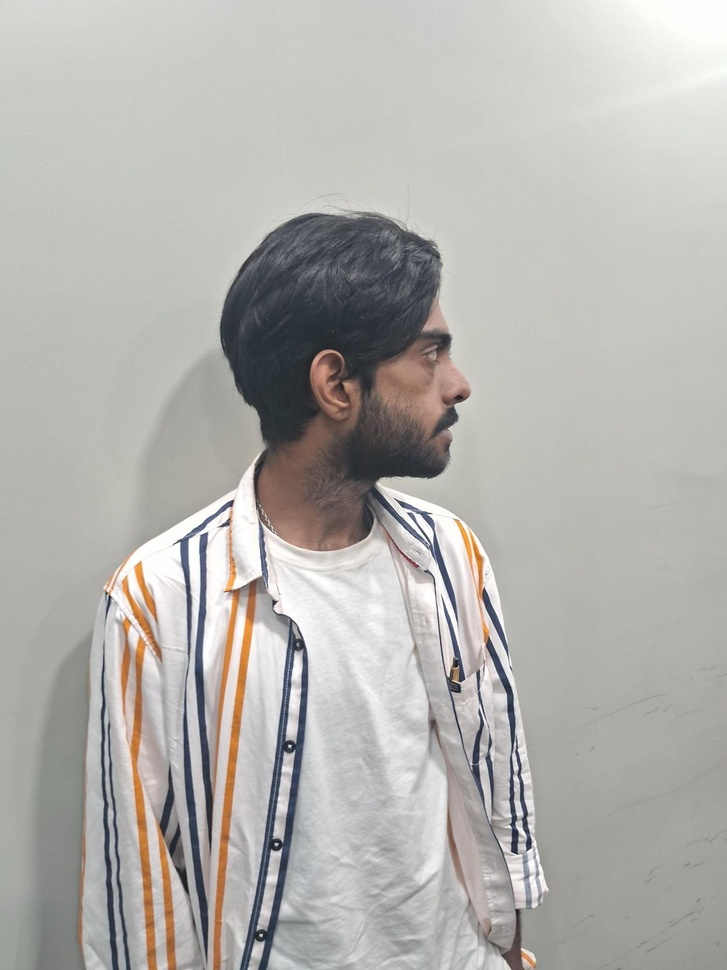
#> input picture test_images/CEO/CEO/Media (1).jpg, 727 x 970 px, shrunk from 1247 x 1663 before the run
$ python -i low_light.py   (imports and definitions only)
#> lines starting #> are read from the running program, lines starting #| are printed output that depends on the picture
#> further down, picture is the input picture: shape (970, 727, 3); mean B, G, R 174, 177.5, 179.2
"""Conservative low-light enhancement for detector input only."""

from __future__ import annotations

import cv2
import numpy as np


def lime_enhance(image: np.ndarray) -> np.ndarray:
    """Improve dark detector input while preserving the source image.

    This is a bounded LIME-style illumination correction. It is intentionally
    used only before face detection; SFace alignment and embedding extraction
    continue to use the original pixels.
    """

    if not isinstance(image, np.ndarray) or image.ndim != 3 or image.shape[2] != 3:
        raise ValueError("LIME enhancement requires a BGR image.")
    if image.size == 0:
        raise ValueError("LIME enhancement requires a non-empty image.")
    source = image.astype(np.float32) / 255.0
    illumination = np.max(source, axis=2)
    illumination = cv2.GaussianBlur(illumination, (0, 0), sigmaX=15)
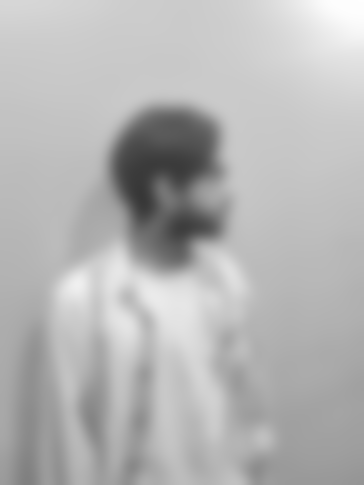
#> illumination: shape (970, 727) float32 (shown at 1/2 size); min 0.218, max 0.996, mean 0.71
    illumination = np.clip(illumination, 0.08, 1.0)
    # Gentle gamma avoids lifting noise as aggressively as histogram equalize.
    gain = np.power(illumination, -0.35)[..., None]
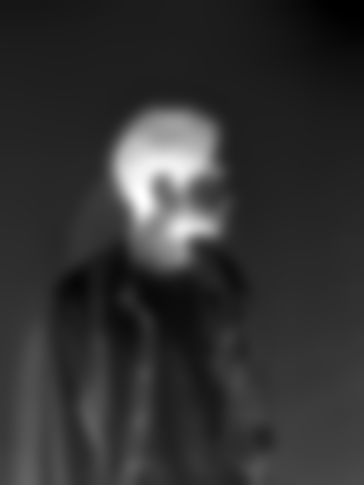
#> gain: shape (970, 727, 1) float32 (shown at 1/2 size); min 1, max 1.71, mean 1.14; drawn with min black and max white
    enhanced = np.clip(source * gain, 0.0, 1.0)
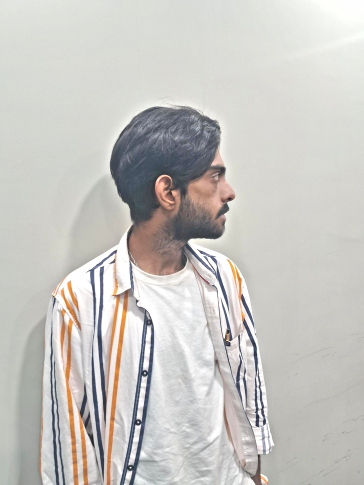
#> enhanced: shape (970, 727, 3) float32 (shown at 1/2 size); mean B, G, R 0.763, 0.778, 0.786
    return np.ascontiguousarray(np.round(enhanced * 255.0).astype(np.uint8))


def enhance_ndi_frame(image: np.ndarray) -> np.ndarray:
    """Conservative LIME plus CLAHE enhancement for live NDI frames."""
    enhanced = lime_enhance(image)
    lab = cv2.cvtColor(enhanced, cv2.COLOR_BGR2LAB)
#> lab: shape (970, 727, 3); mean of channels 0, 1, 2 203.6, 128.1, 130.1
    light, a_channel, b_channel = cv2.split(lab)
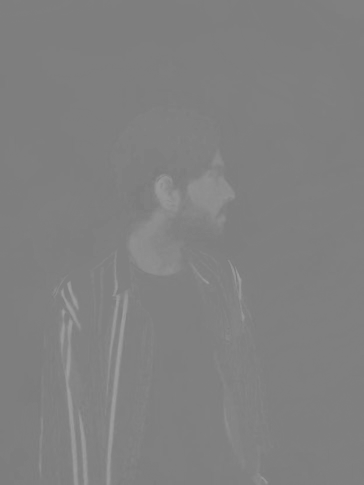
#> a_channel: shape (970, 727) (shown at 1/2 size); min 121, max 160, mean 128.1
    light = cv2.createCLAHE(clipLimit=1.6, tileGridSize=(8, 8)).apply(light)
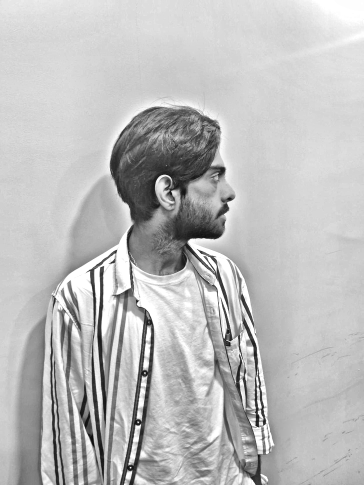
#> light: shape (970, 727) (shown at 1/2 size); min 6, max 255, mean 189
    return np.ascontiguousarray(cv2.cvtColor(
        cv2.merge((light, a_channel, b_channel)), cv2.COLOR_LAB2BGR
    ))
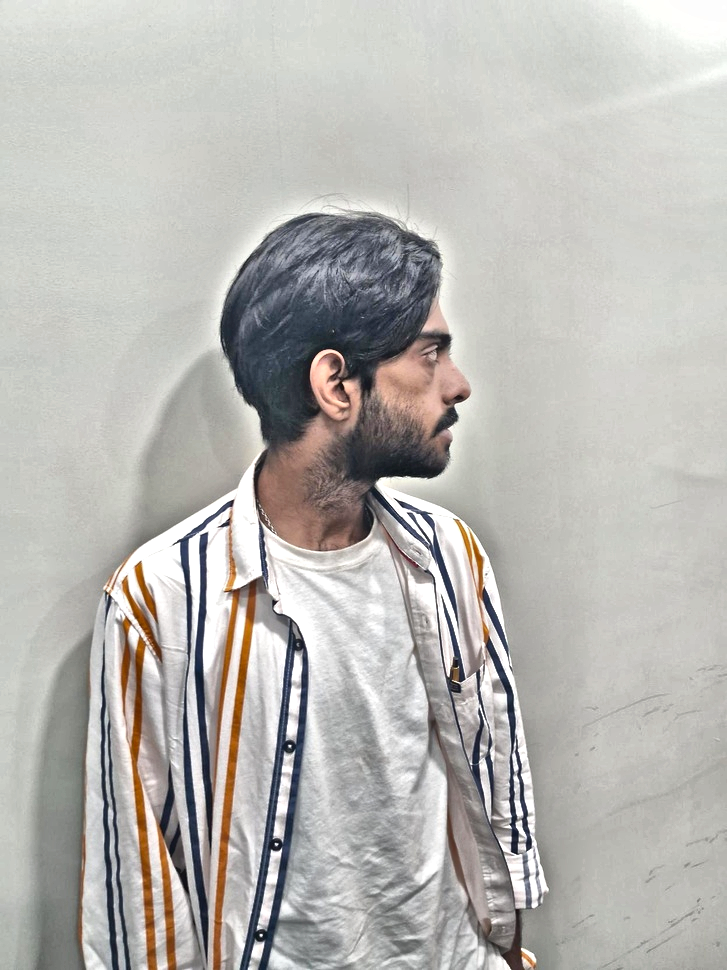
#> returned value: shape (970, 727, 3); mean B, G, R 179.5, 183.3, 185

>>> import cv2
>>> picture = cv2.imread('../test_images/CEO/CEO/Media (1).jpg')
>>> result = enhance_ndi_frame(picture)

$ run again, on test_images/CEO/CEO/Media (2).jpg
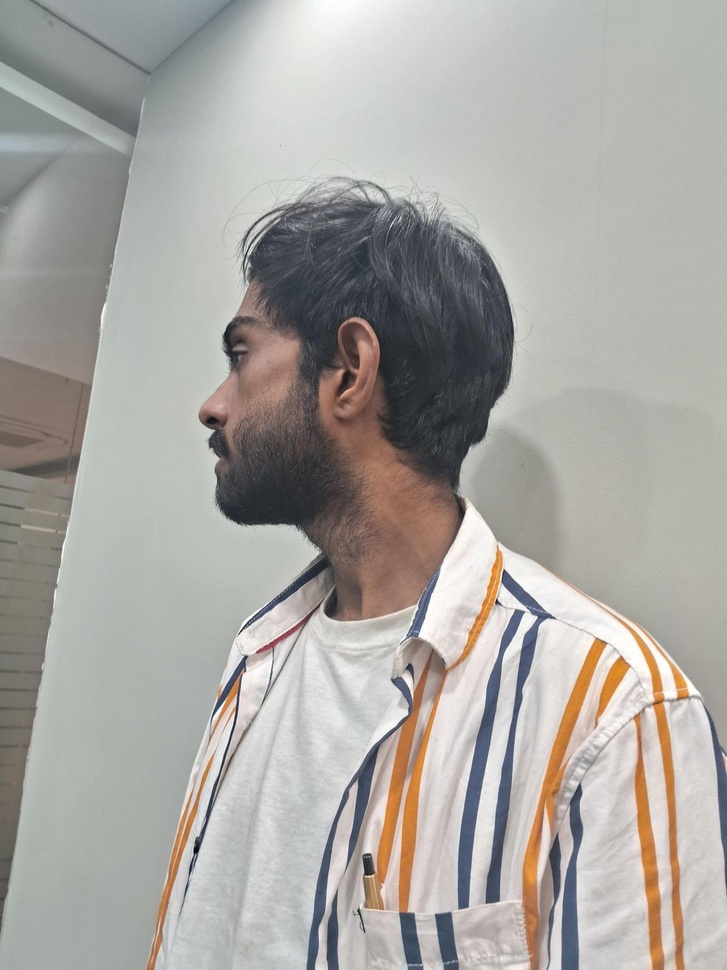
#> input picture test_images/CEO/CEO/Media (2).jpg, 727 x 970 px, shrunk from 1247 x 1663 before the run
#> picture is the input picture: shape (970, 727, 3); mean B, G, R 162.2, 166.6, 169.4
#> lab: shape (970, 727, 3); mean of channels 0, 1, 2 195.1, 128.6, 130.9
#> in enhance_ndi_frame, `light, a_channel, b_channel = cv2.split(lab)`:
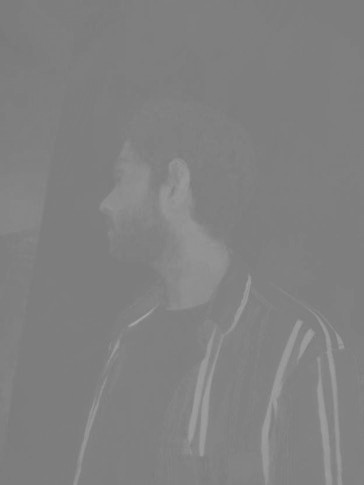
#> a_channel: shape (970, 727) (shown at 1/2 size); min 120, max 167, mean 128.6
#> in enhance_ndi_frame, `return np.ascontiguousarray(cv2.cvtColor( cv2.merge((light, a_channel,..`:
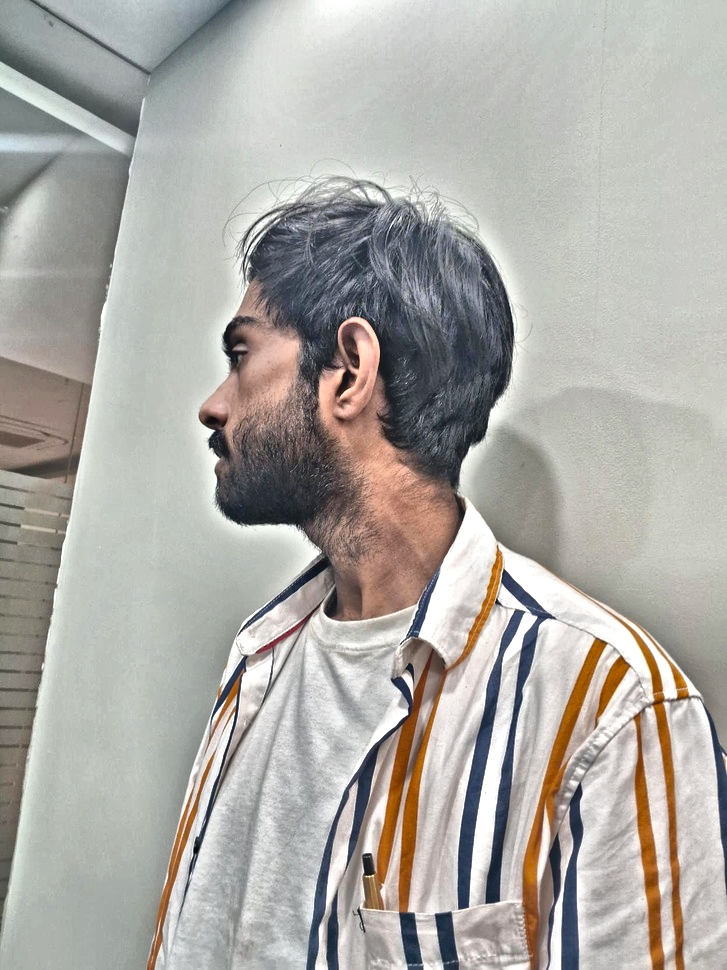
#> returned value: shape (970, 727, 3); mean B, G, R 166, 170.8, 173.5

$ run again, on test_images/CEO/CEO/Media (3).jpg
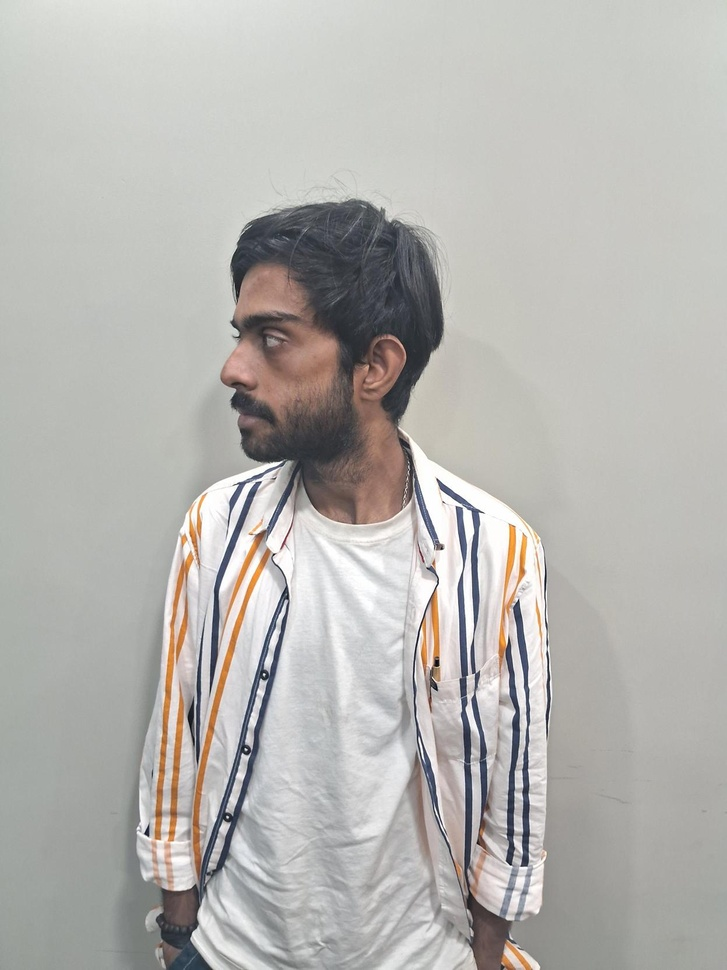
#> input picture test_images/CEO/CEO/Media (3).jpg, 727 x 970 px, shrunk from 1247 x 1663 before the run
#> picture is the input picture: shape (970, 727, 3); mean B, G, R 177, 180.6, 182.1
#> lab: shape (970, 727, 3); mean of channels 0, 1, 2 206, 128, 130.2
#> in enhance_ndi_frame, `light, a_channel, b_channel = cv2.split(lab)`:
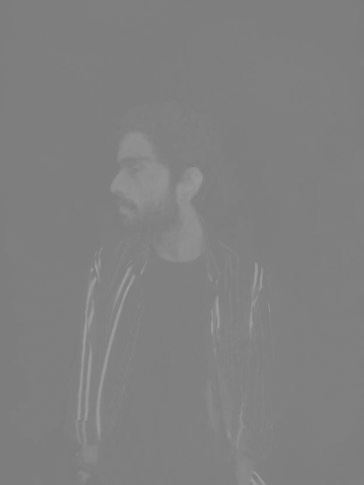
#> a_channel: shape (970, 727) (shown at 1/2 size); min 120, max 159, mean 128
#> in enhance_ndi_frame, `return np.ascontiguousarray(cv2.cvtColor( cv2.merge((light, a_channel,..`:
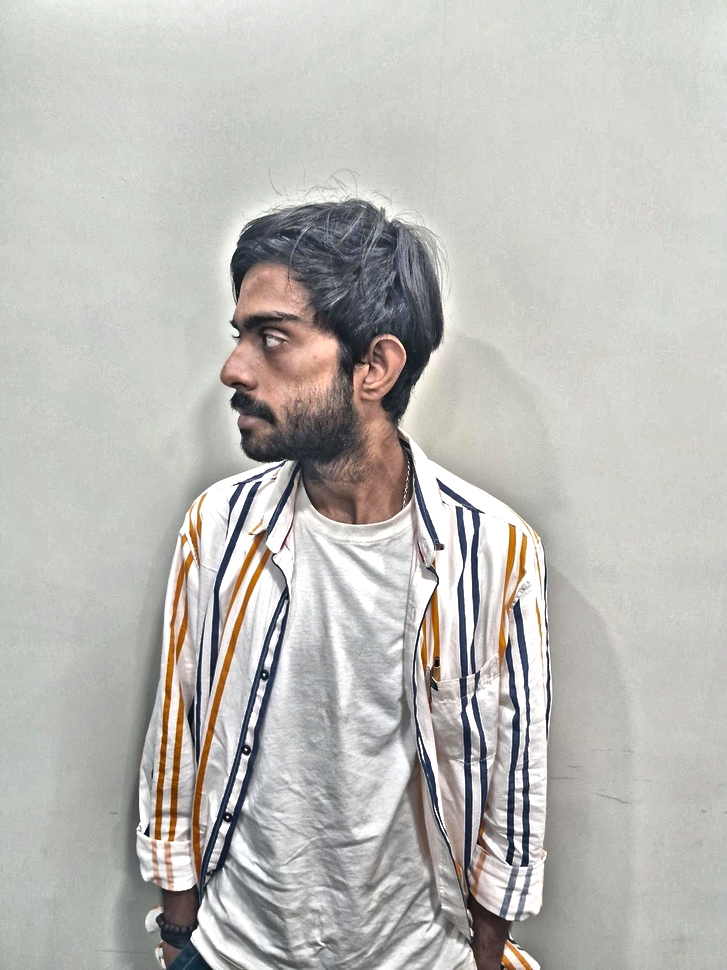
#> returned value: shape (970, 727, 3); mean B, G, R 183, 187, 188.4
